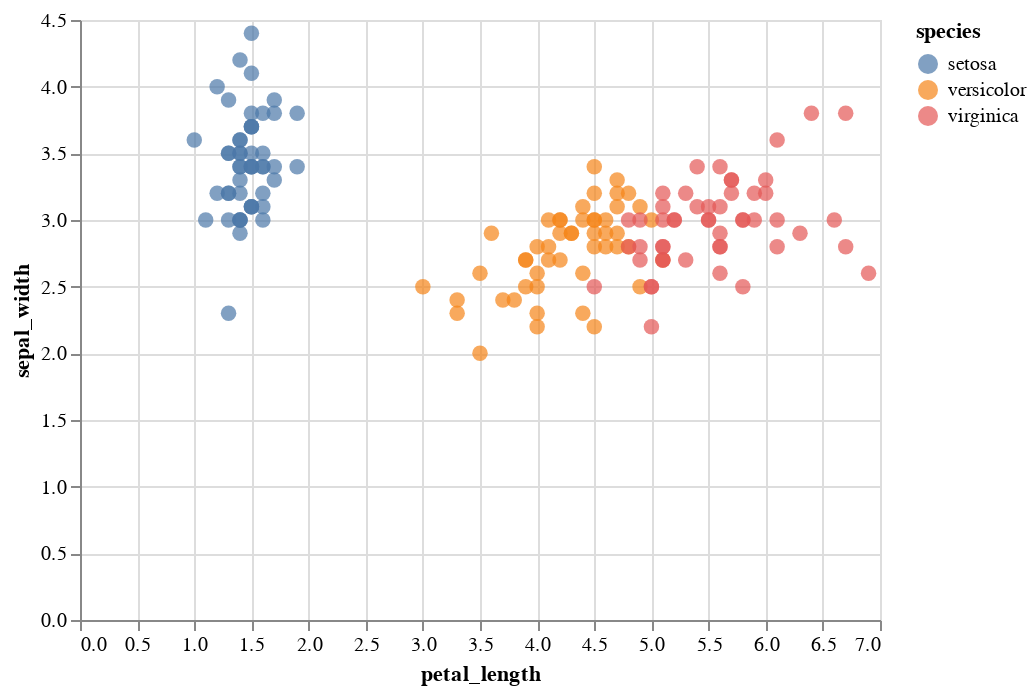

Notebook cell for this chart:
### Code cell
alt.Chart(db).mark_circle(size=60).encode(
    x='petal_length',
    y='sepal_width',
    color='species',
    tooltip=['petal_length','sepal_width','species']
).interactive()

### Figure 1 — Vega-Lite specification as saved in the notebook (floating-point values rounded to 4 significant figures; data arrays with more than 128 entries replaced by an {"elided": "..."} marker saying what was removed)
{"config": {"view": {"continuousWidth": 400, "continuousHeight": 300}}, "data": {"name": "data-a4bd480ea976f54878a155ce12ba18ce"}, "mark": {"type": "circle", "size": 60}, "encoding": {"color": {"type": "nominal", "field": "species"}, "tooltip": [{"type": "quantitative", "field": "petal_length"}, {"type": "quantitative", "field": "sepal_width"}, {"type": "nominal", "field": "species"}], "x": {"type": "quantitative", "field": "petal_length"}, "y": {"type": "quantitative", "field": "sepal_width"}}, "selection": {"selector008": {"type": "interval", "bind": "scales", "encodings": ["x", "y"]}}, "$schema": "https://vega.github.io/schema/vega-lite/v4.8.1.json", "datasets": {"data-a4bd480ea976f54878a155ce12ba18ce": {"elided": "150 records"}}}
